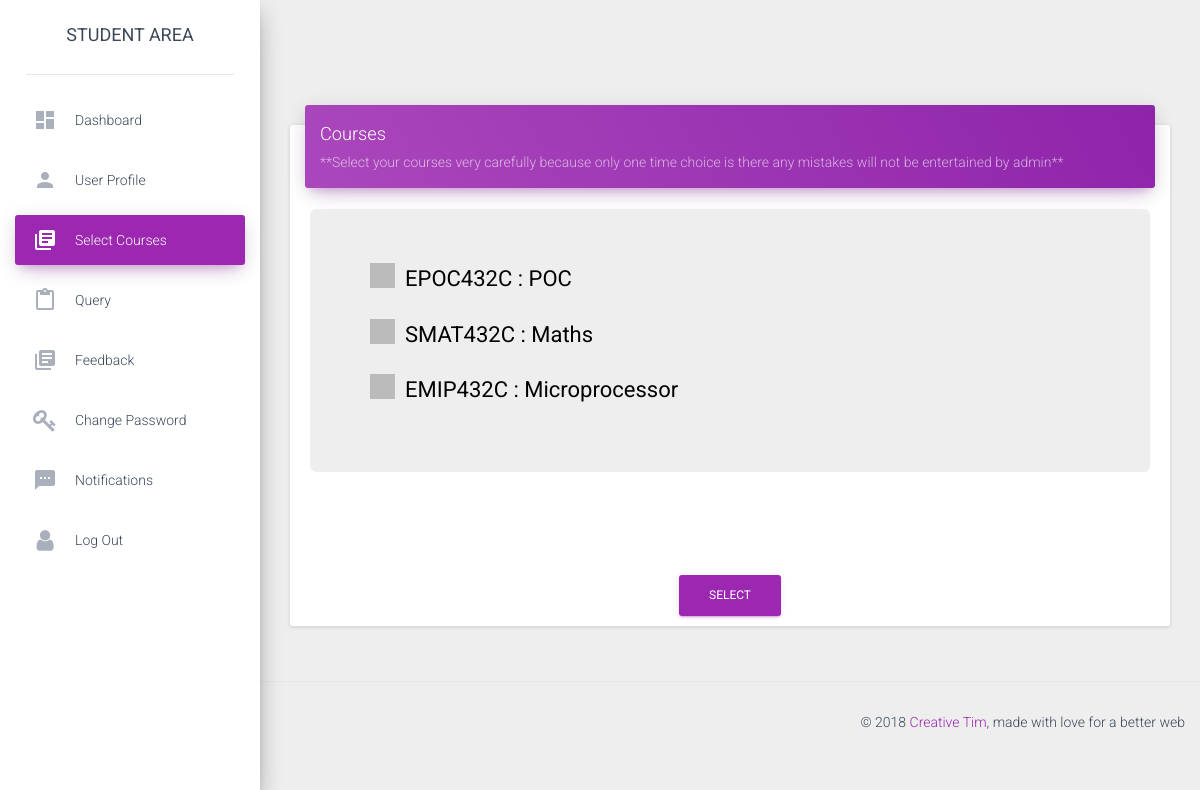
The app's page /courses (signed in), older data.
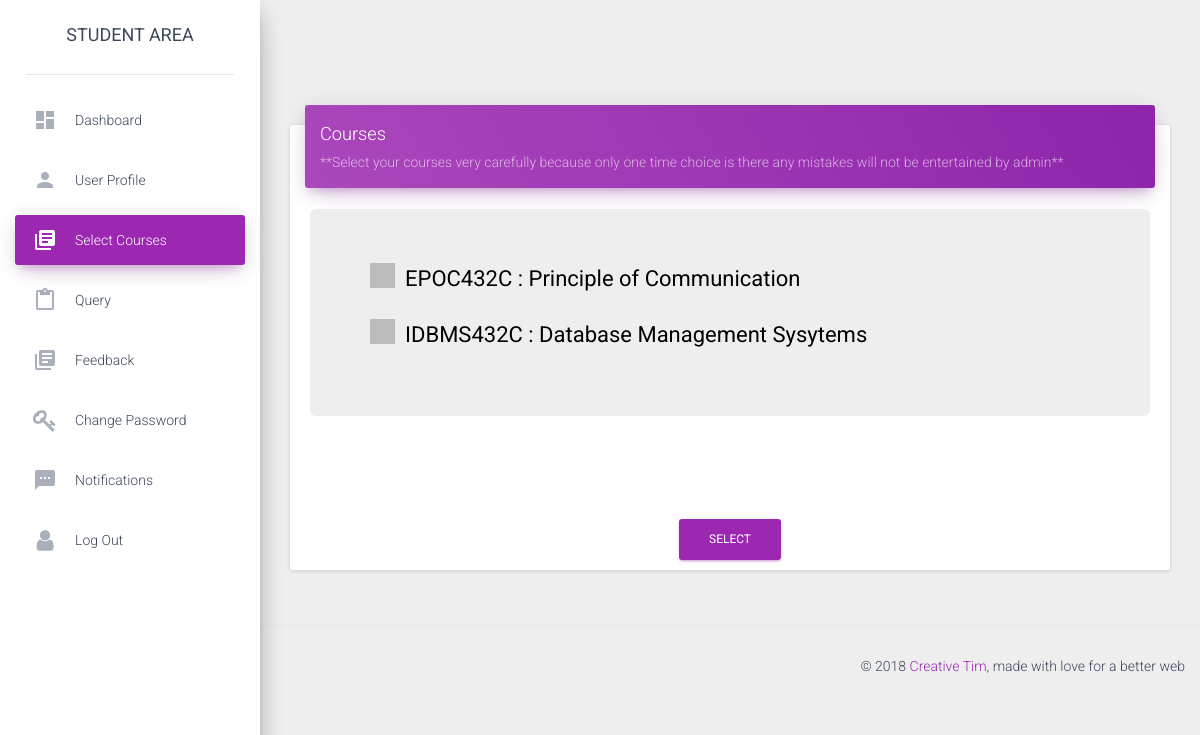
The same page, newer data.
### app.py (models this page shows)
class courses(db.Model):
	__tablename__ = 'courses'
	column_display_pk = True
	course_code = db.Column(db.String(20), primary_key=True)
	course_name = db.Column(db.String(40))
	credits = db.Column(db.Integer)
	semester = db.Column(db.Integer)
	department = db.Column(db.String(40))

### app.py (the view)
@app.route('/courses',methods = ['GET','POST'])
def courses():
	global current,type1
	course = None
	if session.get('logged_in'):
		conn = sqlite3.connect('students.sqlite3')
		cur = conn.cursor()
		cur.execute("SELECT * FROM users WHERE username = (?)",(current,))
		users = cur.fetchone()
		cur.execute("SELECT type1 from users where username = (?)",(current,))
		type1 = cur.fetchone()[0]
		cur.execute("SELECT * FROM query WHERE useremail = (?) and seen = (?) and reply_to_query != (?)",(current+"@iiita.ac.in",0,"None",))
		notifications = cur.fetchall()
		if notifications==[]:
			notifications=None
		if type1 == "Student" :
			cur.execute("SELECT semester from users where username = (?)",(current,))
			sem = int(cur.fetchone()[0])
			cur.execute("SELECT course_code,course_name from courses where semester = (?) ",(sem,))
			course = cur.fetchall()
		else :
			cur.execute("SELECT course_code,course_name from courses order by semester ")
			course = cur.fetchall()
		if request.method=="POST":
			for course_c in course:
				if request.form.get(course_c[0],):
					cur.execute("INSERT into users_courses (course_code,useremail) values (?,?)",(course_c[0],current+"@iiita.ac.in"))
					conn.commit()
			return redirect(url_for('dashboard',id=current))
		exist = None
		cur.execute("SELECT * FROM users_courses WHERE useremail = (?)",(current+"@iiita.ac.in",))
		users_cour = cur.fetchall()
		if users_cour != []:
			exist = True
		return render_template("courses.html",type1=type1,users=users,courses=course,exist=exist,notifications=notifications)
	return redirect(url_for('login'))

### templates/courses.html (shortened to what the changed rows need)
<!doctype html>
<html lang="en">
<head>
    <link href="../static/css/bootstrap.min.css" rel="stylesheet" />
    <link href="../static/css/material-dashboard.css?v=1.2.0" rel="stylesheet" />
    <link href="../static/css/demo.css" rel="stylesheet" />
    <link href="http://maxcdn.bootstrapcdn.com/font-awesome/latest/css/font-awesome.min.css" rel="stylesheet">
</head>
<body>
    <div class="wrapper">
        <div class="main-panel">
            <div class="content">
                <div class="container-fluid">
                    <div class="card">
                        <form method="POST" action="">
                        <div class="card-content">
                            <div class="row">
                                <div class="col-md-12">
                                    <div class="jumbotron" style="">
                                        {% for course in courses %}
                    					<div class="row">
                    					<div class="col-md-12">
                    						<label class="container">{{course[0].upper()}} : {{course[1]}}
                      						<span class="checkmark"></span>
                    						</label>
                    					</div>
                                        </div>
                                        {% endfor %}
                                    </div>
                                </div>
                            </div>
                            <br>
                            <br>
                        </div>
                    </form>
                    </div>
                </div>
            </div>
        </div>
    </div>
</body>
</html>

Row changes from the older to the newer data that the page shows:
removed courses: course_code "SMAT432C", course_name "Maths"
removed courses: course_code "EMIP432C", course_name "Microprocessor"
changed courses "EPOC432C": course_name "POC" → "Principle of Communication"
added courses: course_code "IDBMS432C", course_name "Database Management Sysytems"
